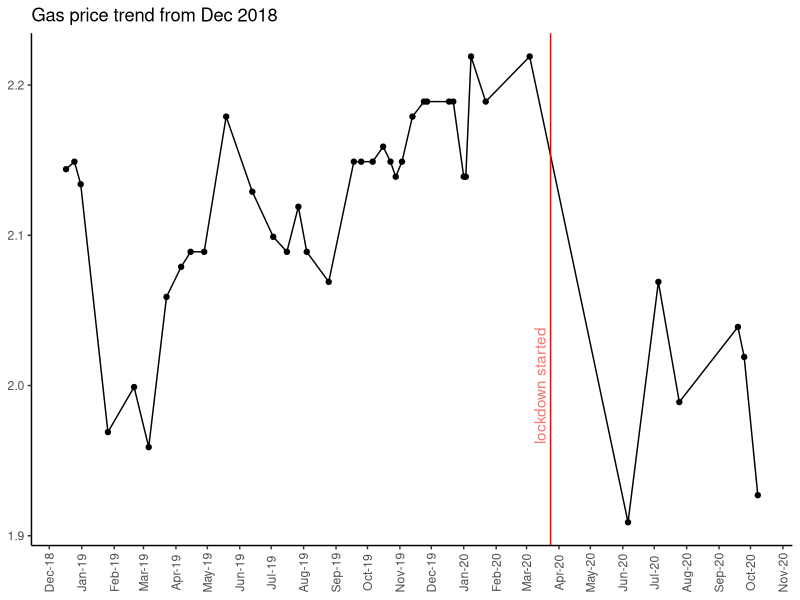
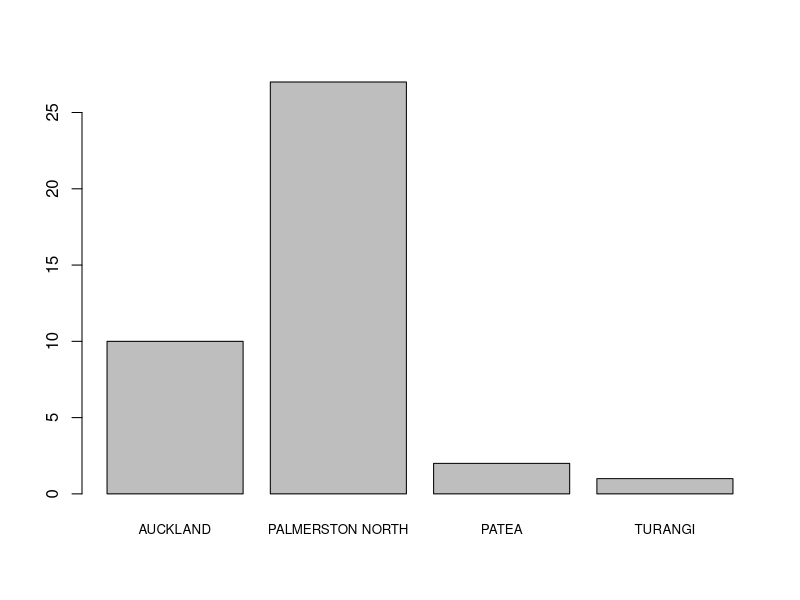
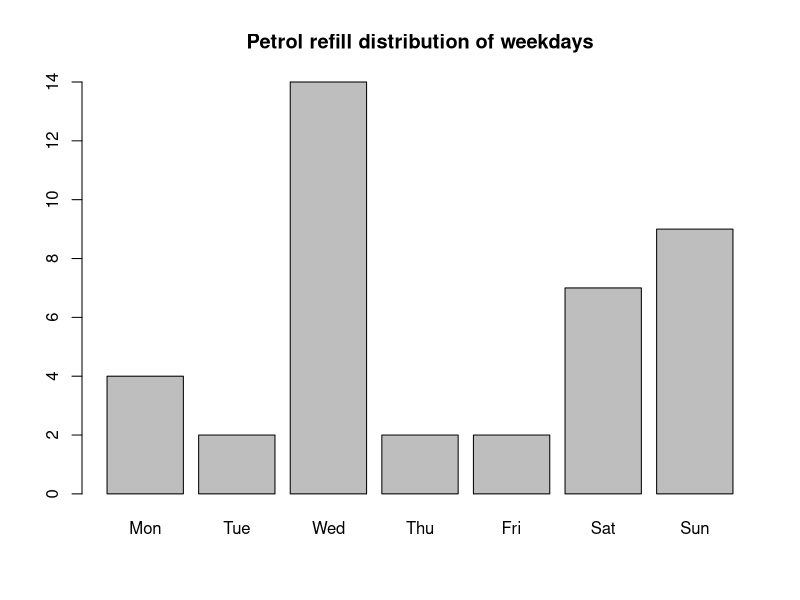
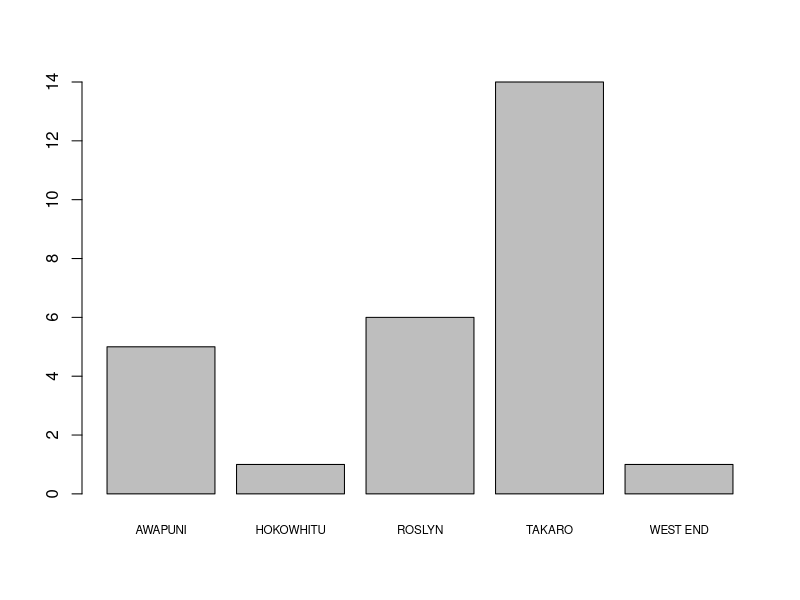
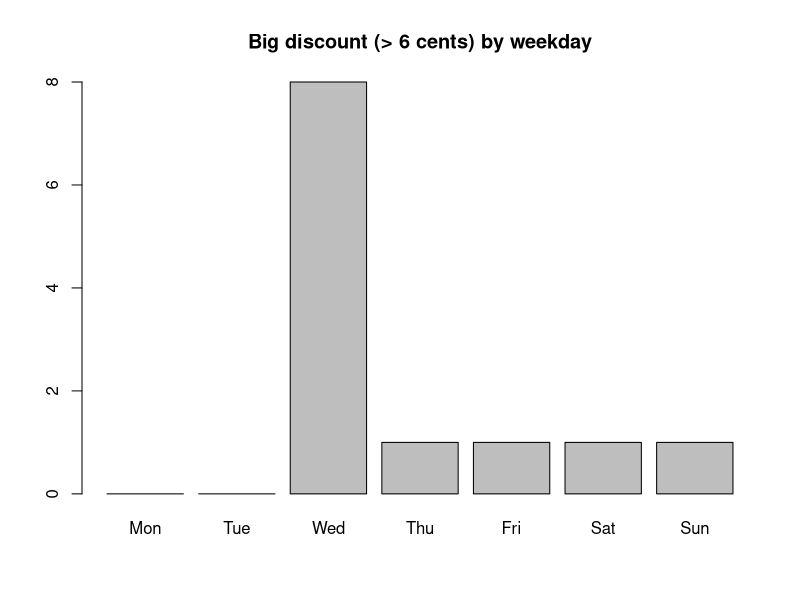
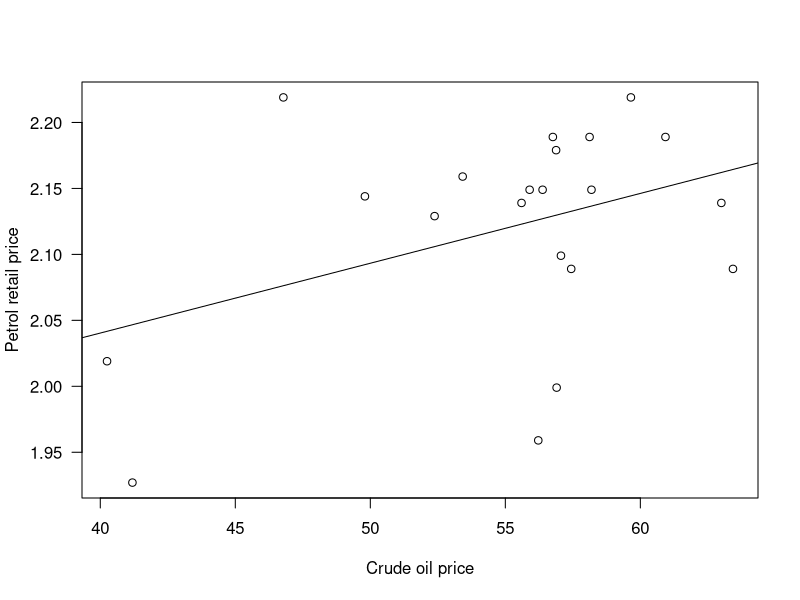

Recreate these plots in R, in order.
## ---- chunk 1
# set up reporting environment
knitr::opts_chunk$set(echo = FALSE, message = FALSE)

# import library
library(dplyr)
library(lubridate)
library(readxl)
library(ggplot2)
library(readr)
library(kableExtra)
theme_set(theme_classic())
## ---- chunk 2
# import dataset from excel file
df <- read_xlsx("portfolio.xlsx", sheet = "Sheet1")
start_date <- as.character(min(df$refill_date))
end_date <- max(df$refill_date)
# str(df)
# head(df)
# cat(colnames(df),sep = "\n")

# data transformation
# derive new columns
# refill_weekday, refill_month
df <- df %>%
  # change characters to upper case
  mutate(am_pm  = case_when(
    am(refill_time) == 1 ~ 'AM',
    TRUE ~ 'PM'
  )) %>%
  mutate(
    gas_station_address = toupper(gas_station_address),
    gas_station_suburb = toupper(gas_station_suburb),
    gas_station_city = toupper(gas_station_city),
    gas_station_company = toupper(gas_station_company),
    refill_time = format(refill_time, format ="%H:%M:%S")
  ) %>%
  mutate(refill_weekday = wday(refill_date, label = TRUE, abbr = TRUE, week_start = 1),
         # refill_month = toupper(months.Date(refill_date, abbreviate = TRUE)),
         refill_date = as.Date(refill_date),
         big_discount = if_else(refill_discount_per_liter > 0.06,1,0))

# df %>%
#   write_delim("portfolio_trans.csv", delim = "|")
## ---- chunk 3
top20 <- df %>%
  select(refill_date, 
         refill_time, 
         gas_price, 
         gas_station_suburb, 
         gas_station_city, 
         gas_station_company, 
         am_pm, 
         refill_weekday) %>%
  top_n(20)
## ---- chunk 4
top20 %>%
  knitr::kable(caption = "First few observations of the collected data set. Please note: due to space limitation, I only showcase columns relevant to the portfolio analysis. The full data set can be accessible via the link (https://github.com/mickeyang/datasets/blob/main/portfolio.xlsx
).") %>%
  kable_styling(font_size = 9) %>%
  # column_spec(column = 4:5, width = "3.5cm") %>%
  landscape()
## ---- chunk 5
# time series
df %>%
  ggplot(aes(refill_date, gas_price)) +
  geom_line() +
  geom_point() +
  # geom_hline(yintercept = max(df$gas_price), linetype = "dashed") +
  # geom_hline(yintercept = min(df$gas_price), linetype = "dashed") +
  geom_vline(xintercept = as.Date("2020-03-24"), colour = "red") +
  geom_text(aes(x = as.Date("2020-03-24"), y = 2.0, angle = 90, label = "lockdown started", colour = "red"), check_overlap = TRUE, vjust = -0.4, show.legend = FALSE) +
  scale_x_date(date_breaks = "month", date_labels = "%b-%y") +
  theme(axis.text.x = element_text(angle = 90, vjust = 0.5),
        axis.title = element_blank()) +
  labs(title = "Gas price trend from Dec 2018")
## ---- chunk 6
table(year(df$refill_date))
## ---- chunk 7
# weekly price is sourced from the AA websites
arrive_palmy_date <- min(df$refill_date[df$gas_station_city == "PALMERSTON NORTH"])
leave_palmy_date <- max(df$refill_date[df$gas_station_city == "PALMERSTON NORTH"])

weekly_price <- read_xlsx("national_petrol_price.xlsx", col_types = c("date", "numeric"))
weekly_price <- weekly_price %>%
  # scale price up, the original data was based on cents
  mutate(price_trans = petrol_avg_price_nz / 100)

palmy_price <- df$gas_price[df$gas_station_city == "PALMERSTON NORTH"]
national_price <- weekly_price$price_trans[weekly_price$date >= as.Date(arrive_palmy_date) & weekly_price$date <= as.Date(leave_palmy_date)]
## ---- chunk 8
# all petrol price of Palmerston North
palmy_price
mean(palmy_price)

# all average petrol price of the whole nation within of same period of time
national_price
mean(national_price)
## ---- chunk 9
result <- t.test(palmy_price, national_price, alternative = "less")
result
## ---- chunk 10
table(df$gas_station_city)
## ---- chunk 11
barplot(table(df$gas_station_city), cex.names = 0.8)
## ---- chunk 12
city <- df %>%
  filter(gas_station_city %in% c("AUCKLAND", "PALMERSTON NORTH")) %>%
  group_by(gas_station_city, am_pm) %>%
  count()
# city
## ---- chunk 13
M <- matrix(c(7,14,3,13), 2,2,byrow = TRUE)
dimnames(M) <- list(time = c("PM", "AM"), city = c("Auckland", "Palmerston"))
## ---- chunk 14
# hypergeometric distribution
# 7 - all PM refills in Auckland
# 10 - all refills in Auckland (PM + AM)
# 27 - all refills in Palmerston North (PM + AM)
# 21 - all PM refills in both Palmerston North + Auckland
sum(dhyper(7:10,10,27,21))
## ---- chunk 15
f <- fisher.test(M, alternative = "greater")
f
## ---- chunk 16
barplot(table(df$refill_weekday),
        main = "Petrol refill distribution of weekdays")
## ---- chunk 17
# observation
table(df$refill_weekday)
o <- table(df$refill_weekday)

# expectation
# all weekdays (7 days) have equal chances of refilling petrol
e <- rep(nrow(df)/7,7)
e

# badness of fit
B <- sum((o-e)^2/e)

# Chi-square test
chiResult <- pchisq(B, df = 6, lower.tail = FALSE)
chiResult
## ---- chunk 18
table(df$gas_station_suburb[df$gas_station_city == "PALMERSTON NORTH"])
## ---- chunk 19
tbl_suburb <- df %>%
  filter(gas_station_city == "PALMERSTON NORTH") %>%
  select(gas_station_suburb) %>%
  group_by(gas_station_suburb) %>%
  count()
## ---- chunk 20
barplot(tbl_suburb$n, cex.names = 0.7, names = tbl_suburb$gas_station_suburb)
## ---- chunk 21
# observations
o <- tbl_suburb$n
o

# expectations, use the mean of the observations
e <- replicate(5, mean(o))
e

B <- sum((o-e)^2/e)
p <- pchisq(B, 4, lower.tail = FALSE)
p
## ---- chunk 22
# replicate(5, rpois(5, lambda = mean(o)))
# qqplot(o, rpois(5, lambda = mean(o)))
# abline(0,1)
## ---- chunk 23
# table(df$big_discount)
barplot(table(df$refill_weekday[df$big_discount == 1]),
        main = "Big discount (> 6 cents) by weekday")
## ---- chunk 24
# table(df$refill_weekday[df$big_discount == 0])
# table(df$refill_weekday[df$big_discount == 1])

discount <- data.frame(small_discount = c(table(df$refill_weekday[df$big_discount == 0])),
           big_discount = c(table(df$refill_weekday[df$big_discount == 1])))
## ---- chunk 25
d <- matrix(c(4,0,2,0,6,8,1,1,1,1,6,1,8,1), nrow = 7, ncol = 2, byrow = TRUE)
r <- fisher.test(d)
r
## ---- chunk 26
#chi square test
chisq.test(d)
## ---- chunk 27
# import crude oil price usd dollar per barrel
crude <- read_csv("crude_oil.csv",col_types = c("Dd"))
crude_trans <- df %>%
  inner_join(crude, by = c("refill_date" = "date"))
## ---- chunk 28
par(las = 1)
plot(crude_trans$gas_price ~ crude_trans$value, xlab = "Crude oil price", ylab = "Petrol retail price")
abline(lm(gas_price ~ value,data = crude_trans))
## ---- chunk 29
lm(gas_price ~ value,data = crude_trans)
s <- summary(lm(gas_price ~ value,data = crude_trans))
s
s$adj.r.squared
s$coefficients[2,4]
